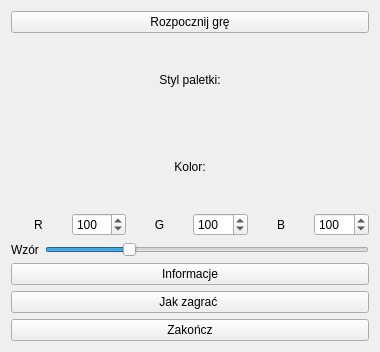
<?xml version="1.0" encoding="UTF-8"?>
<ui version="4.0">
 <class>GameMainWindow</class>
 <widget class="QMainWindow" name="GameMainWindow">
  <property name="geometry">
   <rect>
    <x>0</x>
    <y>0</y>
    <width>380</width>
    <height>352</height>
   </rect>
  </property>
  <property name="windowTitle">
   <string>Arcanoid Clone</string>
  </property>
  <widget class="QWidget" name="centralWidget">
   <layout class="QGridLayout" name="gridLayout">
    <item row="0" column="0">
     <layout class="QVBoxLayout" name="verticalLayout">
      <item>
       <widget class="QPushButton" name="playButton">
        <property name="text">
         <string>Rozpocznij grę</string>
        </property>
       </widget>
      </item>
      <item>
       <widget class="QLabel" name="label">
        <property name="font">
         <font>
          <italic>false</italic>
         </font>
        </property>
        <property name="autoFillBackground">
         <bool>false</bool>
        </property>
        <property name="text">
         <string>Styl paletki:</string>
        </property>
        <property name="alignment">
         <set>Qt::AlignCenter</set>
        </property>
       </widget>
      </item>
      <item>
       <widget class="QLabel" name="label_6">
        <property name="text">
         <string>Kolor:</string>
        </property>
        <property name="alignment">
         <set>Qt::AlignCenter</set>
        </property>
       </widget>
      </item>
      <item>
       <layout class="QHBoxLayout" name="horizontalLayout">
        <item>
         <widget class="QLabel" name="label_3">
          <property name="text">
           <string>R</string>
          </property>
          <property name="alignment">
           <set>Qt::AlignCenter</set>
          </property>
         </widget>
        </item>
        <item>
         <widget class="QSpinBox" name="rBox">
          <property name="maximum">
           <number>255</number>
          </property>
          <property name="value">
           <number>100</number>
          </property>
         </widget>
        </item>
        <item>
         <widget class="QLabel" name="label_4">
          <property name="text">
           <string>G</string>
          </property>
          <property name="alignment">
           <set>Qt::AlignCenter</set>
          </property>
         </widget>
        </item>
        <item>
         <widget class="QSpinBox" name="gBox">
          <property name="maximum">
           <number>255</number>
          </property>
          <property name="value">
           <number>100</number>
          </property>
         </widget>
        </item>
        <item>
         <widget class="QLabel" name="label_5">
          <property name="text">
           <string>B</string>
          </property>
          <property name="alignment">
           <set>Qt::AlignCenter</set>
          </property>
         </widget>
        </item>
        <item>
         <widget class="QSpinBox" name="bBox">
          <property name="maximum">
           <number>255</number>
          </property>
          <property name="value">
           <number>100</number>
          </property>
         </widget>
        </item>
       </layout>
      </item>
      <item>
       <layout class="QHBoxLayout" name="horizontalLayout_2">
        <item>
         <widget class="QLabel" name="label_2">
          <property name="text">
           <string>Wzór</string>
          </property>
         </widget>
        </item>
        <item>
         <widget class="QSlider" name="horizontalSlider">
          <property name="maximum">
           <number>4</number>
          </property>
          <property name="pageStep">
           <number>1</number>
          </property>
          <property name="value">
           <number>1</number>
          </property>
          <property name="orientation">
           <enum>Qt::Horizontal</enum>
          </property>
         </widget>
        </item>
       </layout>
      </item>
      <item>
       <widget class="QPushButton" name="infoButton">
        <property name="text">
         <string>Informacje</string>
        </property>
       </widget>
      </item>
      <item>
       <widget class="QPushButton" name="helpButton">
        <property name="text">
         <string>Jak zagrać </string>
        </property>
       </widget>
      </item>
      <item>
       <widget class="QPushButton" name="exitButton">
        <property name="text">
         <string>Zakończ</string>
        </property>
       </widget>
      </item>
     </layout>
    </item>
   </layout>
  </widget>
 </widget>
 <layoutdefault spacing="6" margin="11"/>
 <resources/>
 <connections/>
</ui>
